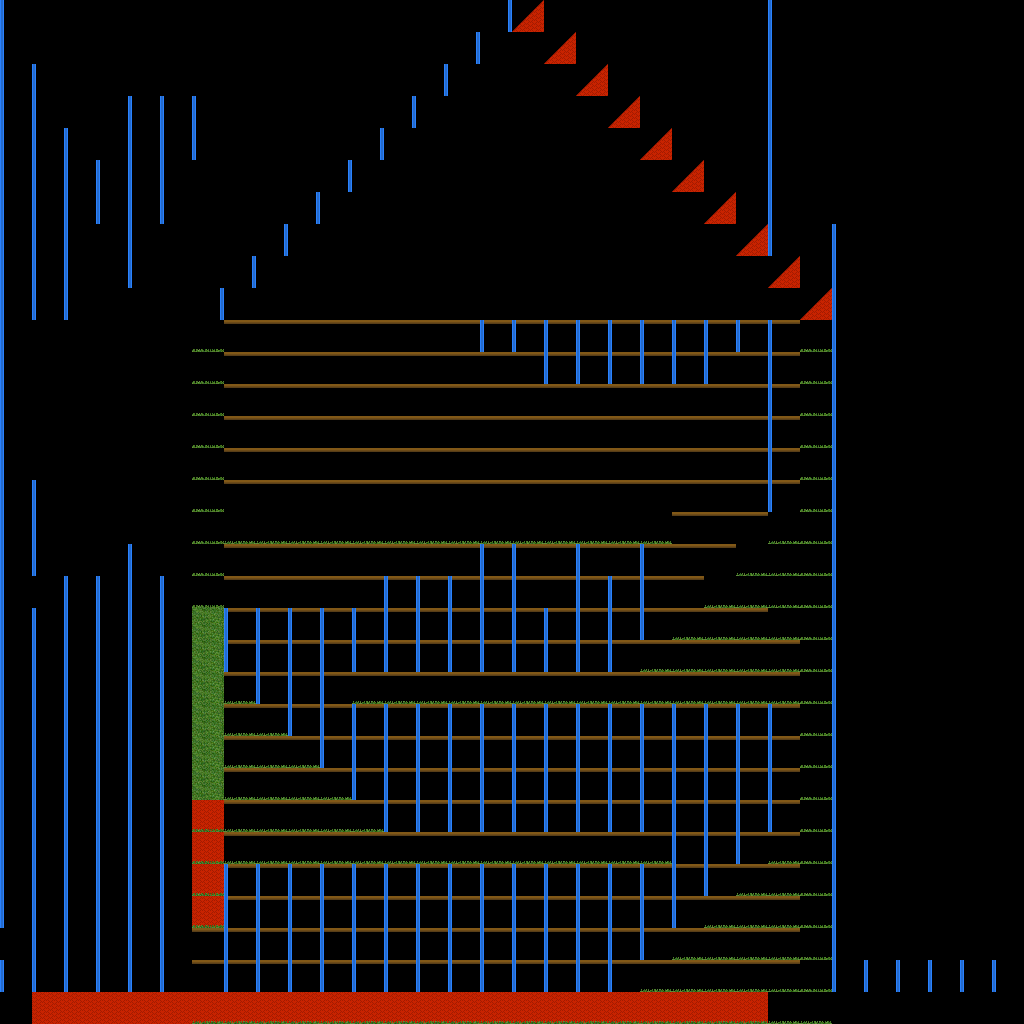

Tiled map render using the project's own tile images. Description and the map definition, with tile-layer contents summarised, below:
An orthogonal 32x32 tile map with 32x32 px tiles, 2 tile layers (Background Layer, Main Layer) and 5 objects (2x kello, player, hella, teevee).

<map version="1.0" orientation="orthogonal" width="32" height="32" tilewidth="32" tileheight="32">
 <tileset firstgid="1" name="tiles" tilewidth="32" tileheight="32">
  <image source="../img/tilet.png" width="160" height="64" />
  <tile id="9">
   <properties>
    <property name="slope" value="2" />
   </properties>
  </tile>
  <tile id="10">
   <properties>
    <property name="slope" value="1" />
   </properties>
  </tile>
 </tileset>
 <layer name="Background Layer" width="32" height="32">
  <data>[1024 cells, 439 non-empty, 4 distinct tile ids]</data>
 </layer>
 <layer name="Main Layer" width="32" height="32">
  <data>[1024 cells, 600 non-empty, 7 distinct tile ids]</data>
 </layer>
 <objectgroup name="Object Layer 1" width="32" height="32">
  <object name="kello" type="kello" x="528" y="656">
   <ellipse />
  </object>
  <object name="kello" type="kello" x="720" y="782">
   <ellipse />
  </object>
  <object name="player" type="player" x="302" y="972" />
  <object name="hella" type="hella" x="494" y="496">
   <ellipse />
  </object>
  <object name="teevee" type="teevee" x="463" y="654">
   <ellipse />
  </object>
 </objectgroup>
</map>